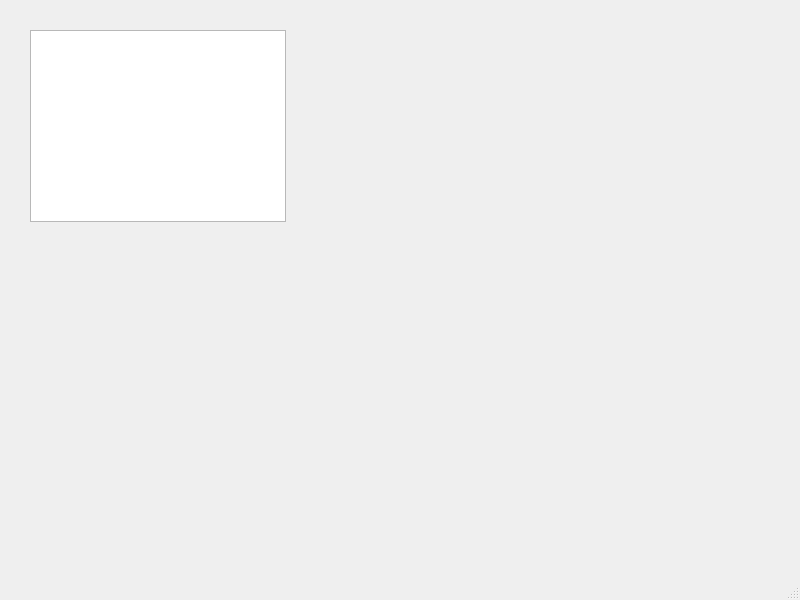
<?xml version="1.0" encoding="UTF-8"?>
<ui version="4.0">
 <class>MainWindow</class>
 <widget class="QMainWindow" name="MainWindow">
  <property name="geometry">
   <rect>
    <x>0</x>
    <y>0</y>
    <width>800</width>
    <height>600</height>
   </rect>
  </property>
  <property name="windowTitle">
   <string>MainWindow</string>
  </property>
  <widget class="QWidget" name="centralwidget">
   <widget class="QListWidget" name="listWidget">
    <property name="geometry">
     <rect>
      <x>30</x>
      <y>30</y>
      <width>256</width>
      <height>192</height>
     </rect>
    </property>
   </widget>
  </widget>
  <widget class="QMenuBar" name="menubar">
   <property name="geometry">
    <rect>
     <x>0</x>
     <y>0</y>
     <width>800</width>
     <height>26</height>
    </rect>
   </property>
  </widget>
  <widget class="QStatusBar" name="statusbar"/>
 </widget>
 <resources/>
 <connections/>
</ui>
